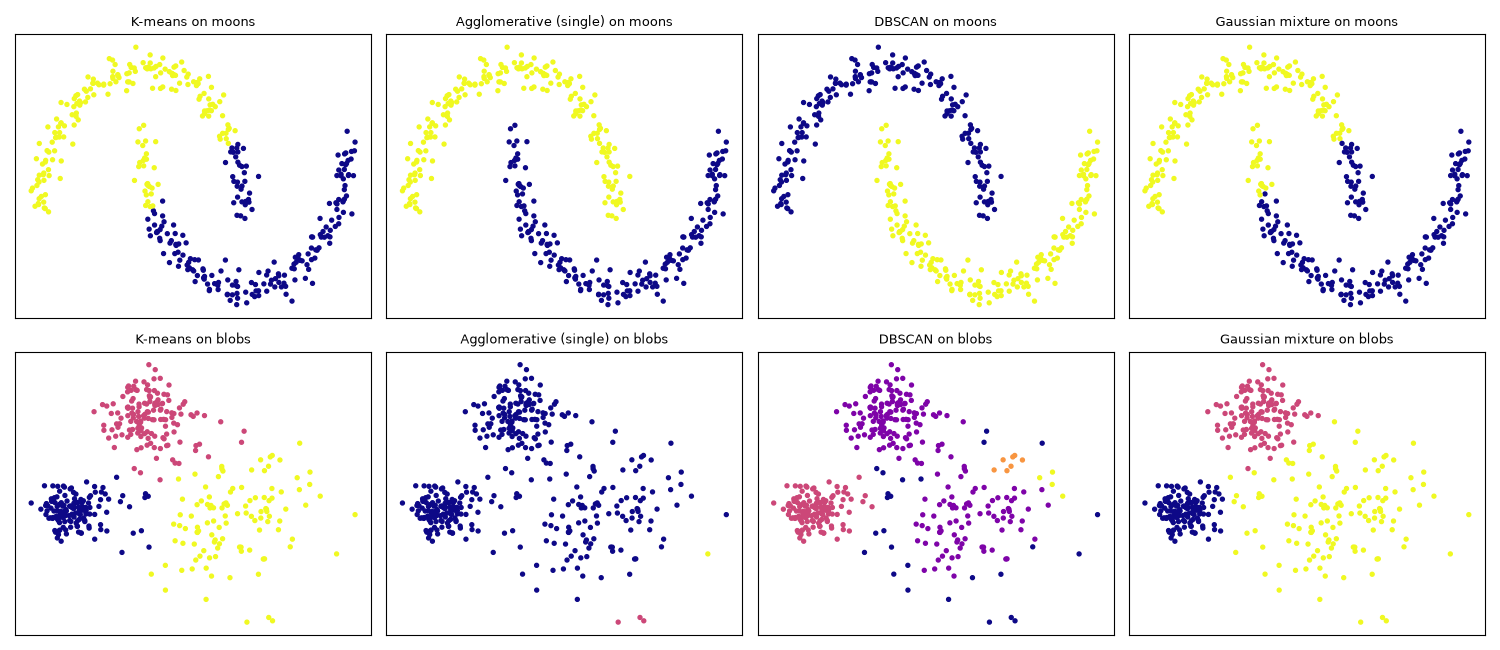

Write Python code to recreate this figure.
"""K-means, agglomerative, DBSCAN and Gaussian mixture on moons and blobs: who copes with which shape?"""
import numpy as np
import matplotlib.pyplot as plt
from sklearn.datasets import make_moons, make_blobs
from sklearn.preprocessing import StandardScaler
from sklearn.cluster import KMeans, AgglomerativeClustering, DBSCAN
from sklearn.mixture import GaussianMixture
from sklearn.metrics import adjusted_rand_score

moons, ym = make_moons(400, noise=.06, random_state=0)
blobs, yb = make_blobs(400, centers=[[0, 0], [4, 0], [2, 3]], cluster_std=[.4, 1.2, .6], random_state=0)
datasets = {"moons": (StandardScaler().fit_transform(moons), ym), "blobs": (StandardScaler().fit_transform(blobs), yb)}
algos = {
    "K-means": lambda k: KMeans(k, n_init=10, random_state=0),
    "Agglomerative (single)": lambda k: AgglomerativeClustering(k, linkage="single"),
    "DBSCAN": lambda k: DBSCAN(eps=0.3, min_samples=5),
    "Gaussian mixture": lambda k: GaussianMixture(k, random_state=0),
}
fig, axes = plt.subplots(2, 4, figsize=(15, 6.5))
print(f"{'algorithm':<24}{'moons ARI':>10}{'blobs ARI':>10}")
scores = {a: [] for a in algos}
for r, (dname, (X, y)) in enumerate(datasets.items()):
    k = len(set(y))
    for c, (aname, make) in enumerate(algos.items()):
        labels = make(k).fit_predict(X)
        scores[aname].append(adjusted_rand_score(y, labels))
        axes[r, c].scatter(X[:, 0], X[:, 1], c=labels, cmap="plasma", s=8)
        axes[r, c].set_title(f"{aname} on {dname}", fontsize=9); axes[r, c].set_xticks([]); axes[r, c].set_yticks([])
for a, s in scores.items():
    print(f"{a:<24}{s[0]:>10.2f}{s[1]:>10.2f}")
fig.tight_layout(); fig.savefig("session-06_cluster_families.png", dpi=100); plt.show()
